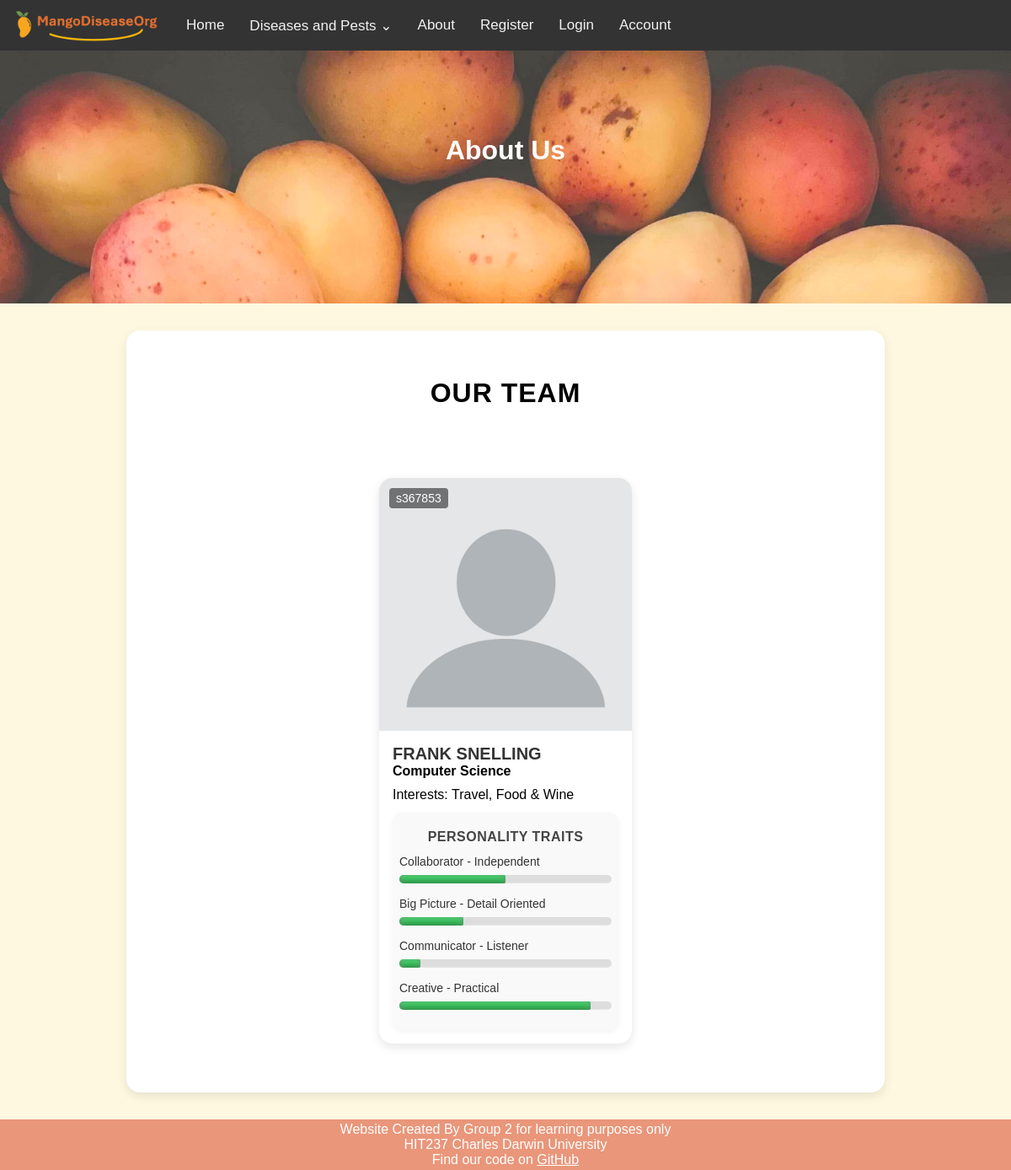
Page /about/ on the earlier database version.
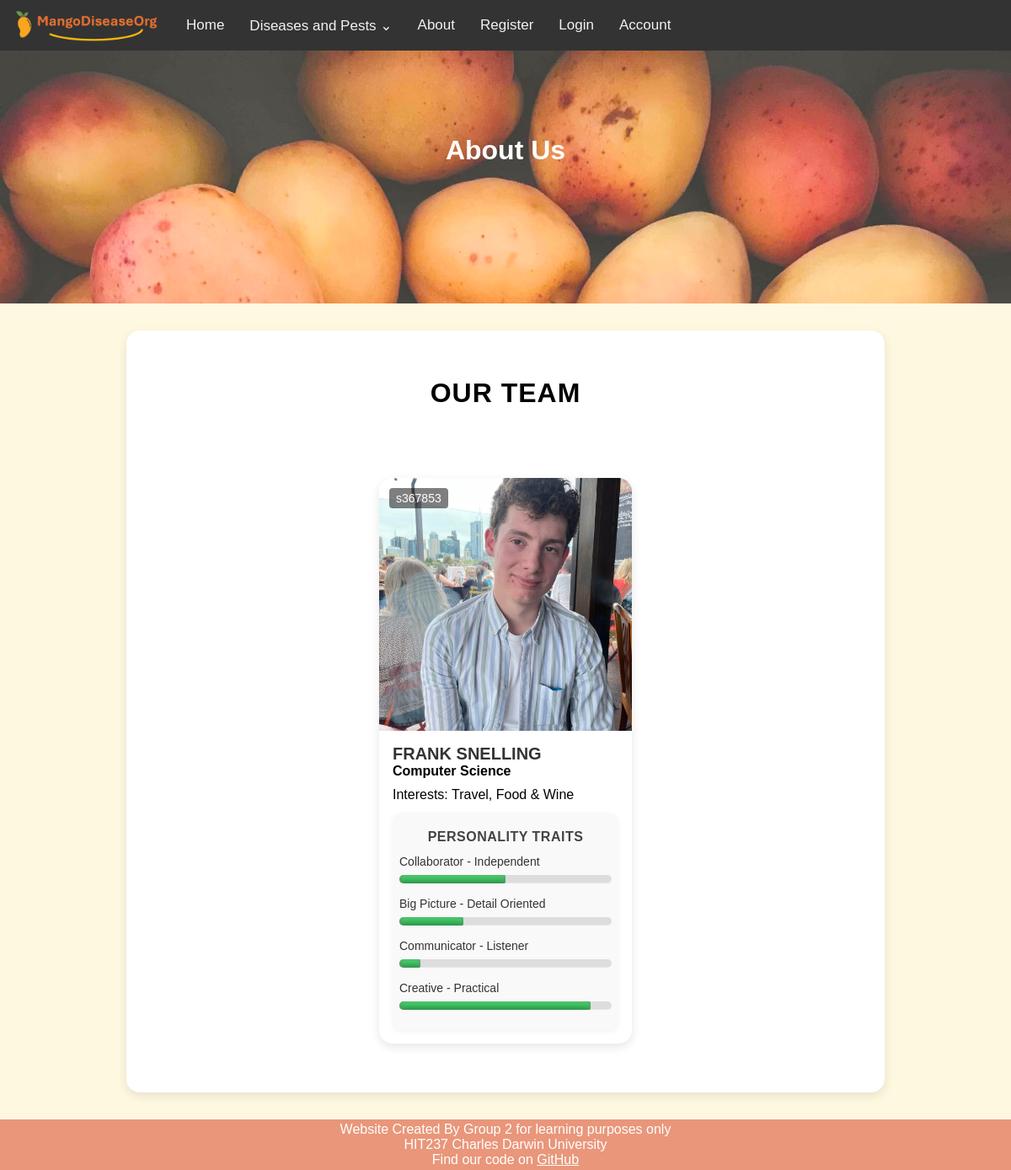
Same page on the later database version.
### mango_disease_app/models.py (models this page shows, shortened)
class UserProfile(models.Model):
    user = models.OneToOneField(
        User,
        on_delete=models.CASCADE,
        limit_choices_to={'is_superuser': True},
    )
    student_number = models.CharField(max_length=7)
    degree = models.CharField(max_length=30)
    interests = models.CharField(max_length=100)
    image = models.ImageField(upload_to="author_images/", default="author_images/blank.png")
    collaborator_independent = models.SmallIntegerField(validators=[MinValueValidator(0), MaxValueValidator(10)], default=5)
    bigPicture_detailOriented = models.SmallIntegerField(validators=[MinValueValidator(0), MaxValueValidator(10)], default=5)
    communicator_listener = models.SmallIntegerField(validators=[MinValueValidator(0), MaxValueValidator(10)], default=5)
    creative_practical = models.SmallIntegerField(validators=[MinValueValidator(0), MaxValueValidator(10)], default=5)

### mango_disease_app/views.py (the view)
# urls.py: re_path(r'^about/$', views.about, name='about'),
def about(request):
    authors = UserProfile.objects.all()
    page_data = {'cards': authors}
    return render(request, 'mango_disease_app/about.html', page_data)

### mango_disease_app/context_processors.py (called while the page is built)
def disease_menu(request):
    return {'navs': Disease.objects.all()}

### mango_disease_app/templatetags/custom_filters.py (called while the page is built)
@register.filter
def multiply(value, arg):
    try:
        return float(value) * float(arg)
    except (ValueError, TypeError):
        return ''

### mango_disease_app/templates/mango_disease_app/about.html (shortened to what this page needs)
{% extends 'mango_disease_app/base.html' %}
{% load custom_filters %}
{% block page_header %}About Us{% endblock %}
{% load static %}
{% block content %}
<h2>Our Team</h2>
<div class="card-container">
    {% for author in cards %}
    <div class="card">
        <div class="image-wrapper">
            <img class="author_img" src="{% static 'images/' %}{{ author.image|default:"author_images/blank.png" }}">
            <p class="overlay-text">{{ author.student_number }}</p>
        </div>
        <div class="card-content">
            <h3>{{ author.user.get_full_name|default:author.user.username|upper }}</h3>
            <h4>{{ author.degree }}</h4>
            <p>Interests: {{ author.interests }}</p>
            <div class="traits-box">
                <h5>PERSONALITY TRAITS</h5>
                <label for="meter">Collaborator - Independent</label>
                <div class="meter">
                    <span style="width: {{ author.collaborator_independent|multiply:10 }}%"> </span>
                </div>
                <label for="meter">Big Picture - Detail Oriented</label>
                <div class="meter">
                    <span style="width: {{ author.bigPicture_detailOriented|multiply:10 }}%"></span>
                </div>
                <label for="meter">Communicator - Listener</label>
                <div class="meter">
                    <span style="width: {{ author.communicator_listener|multiply:10 }}%"></span>
                </div>
                <label for="meter">Creative - Practical</label>
                <div class="meter">
                    <span style="width: {{ author.creative_practical|multiply:10 }}%"></span>
                </div>
            </div>
        </div>
    </div>
    {% endfor %}
</div>
{% endblock %}

Differences in the rows shown:
changed UserProfile "Computer Science": image: picture added in place of a placeholder
